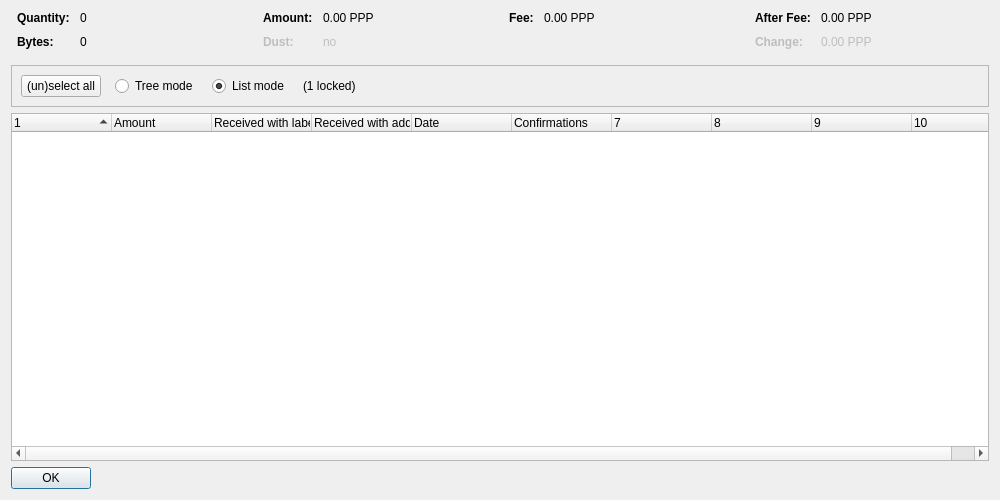
<?xml version="1.0" encoding="UTF-8"?>
<ui version="4.0">
 <class>CoinControlDialog</class>
 <widget class="QDialog" name="CoinControlDialog">
  <property name="geometry">
   <rect>
    <x>0</x>
    <y>0</y>
    <width>1000</width>
    <height>500</height>
   </rect>
  </property>
  <property name="windowTitle">
   <string>Coin Selection</string>
  </property>
  <layout class="QVBoxLayout" name="verticalLayout">
   <item>
    <layout class="QHBoxLayout" name="horizontalLayoutTop" stretch="0,0,0,0">
     <property name="topMargin">
      <number>0</number>
     </property>
     <property name="bottomMargin">
      <number>10</number>
     </property>
     <item>
      <layout class="QFormLayout" name="formLayoutCoinControl1">
       <property name="horizontalSpacing">
        <number>10</number>
       </property>
       <property name="verticalSpacing">
        <number>10</number>
       </property>
       <property name="leftMargin">
        <number>6</number>
       </property>
       <property name="rightMargin">
        <number>6</number>
       </property>
       <item row="0" column="0">
        <widget class="QLabel" name="labelCoinControlQuantityText">
         <property name="font">
          <font>
           <weight>75</weight>
           <bold>true</bold>
          </font>
         </property>
         <property name="text">
          <string>Quantity:</string>
         </property>
        </widget>
       </item>
       <item row="0" column="1">
        <widget class="QLabel" name="labelCoinControlQuantity">
         <property name="cursor">
          <cursorShape>IBeamCursor</cursorShape>
         </property>
         <property name="contextMenuPolicy">
          <enum>Qt::ActionsContextMenu</enum>
         </property>
         <property name="text">
          <string notr="true">0</string>
         </property>
         <property name="textInteractionFlags">
          <set>Qt::LinksAccessibleByMouse|Qt::TextSelectableByKeyboard|Qt::TextSelectableByMouse</set>
         </property>
        </widget>
       </item>
       <item row="1" column="0">
        <widget class="QLabel" name="labelCoinControlBytesText">
         <property name="font">
          <font>
           <weight>75</weight>
           <bold>true</bold>
          </font>
         </property>
         <property name="text">
          <string>Bytes:</string>
         </property>
        </widget>
       </item>
       <item row="1" column="1">
        <widget class="QLabel" name="labelCoinControlBytes">
         <property name="cursor">
          <cursorShape>IBeamCursor</cursorShape>
         </property>
         <property name="contextMenuPolicy">
          <enum>Qt::ActionsContextMenu</enum>
         </property>
         <property name="text">
          <string notr="true">0</string>
         </property>
         <property name="textInteractionFlags">
          <set>Qt::LinksAccessibleByMouse|Qt::TextSelectableByKeyboard|Qt::TextSelectableByMouse</set>
         </property>
        </widget>
       </item>
      </layout>
     </item>
     <item>
      <layout class="QFormLayout" name="formLayoutCoinControl2">
       <property name="horizontalSpacing">
        <number>10</number>
       </property>
       <property name="verticalSpacing">
        <number>10</number>
       </property>
       <property name="leftMargin">
        <number>6</number>
       </property>
       <property name="rightMargin">
        <number>6</number>
       </property>
       <item row="0" column="0">
        <widget class="QLabel" name="labelCoinControlAmountText">
         <property name="font">
          <font>
           <weight>75</weight>
           <bold>true</bold>
          </font>
         </property>
         <property name="text">
          <string>Amount:</string>
         </property>
        </widget>
       </item>
       <item row="0" column="1">
        <widget class="QLabel" name="labelCoinControlAmount">
         <property name="cursor">
          <cursorShape>IBeamCursor</cursorShape>
         </property>
         <property name="contextMenuPolicy">
          <enum>Qt::ActionsContextMenu</enum>
         </property>
         <property name="text">
          <string notr="true">0.00 PPP</string>
         </property>
         <property name="textInteractionFlags">
          <set>Qt::LinksAccessibleByMouse|Qt::TextSelectableByKeyboard|Qt::TextSelectableByMouse</set>
         </property>
        </widget>
       </item>
       <item row="1" column="0">
        <widget class="QLabel" name="labelCoinControlLowOutputText">
         <property name="enabled">
          <bool>false</bool>
         </property>
         <property name="font">
          <font>
           <weight>75</weight>
           <bold>true</bold>
          </font>
         </property>
         <property name="text">
          <string>Dust:</string>
         </property>
        </widget>
       </item>
       <item row="1" column="1">
        <widget class="QLabel" name="labelCoinControlLowOutput">
         <property name="enabled">
          <bool>false</bool>
         </property>
         <property name="cursor">
          <cursorShape>IBeamCursor</cursorShape>
         </property>
         <property name="contextMenuPolicy">
          <enum>Qt::ActionsContextMenu</enum>
         </property>
         <property name="text">
          <string notr="true">no</string>
         </property>
         <property name="textInteractionFlags">
          <set>Qt::LinksAccessibleByMouse|Qt::TextSelectableByKeyboard|Qt::TextSelectableByMouse</set>
         </property>
        </widget>
       </item>
      </layout>
     </item>
     <item>
      <layout class="QFormLayout" name="formLayoutCoinControl3">
       <property name="horizontalSpacing">
        <number>10</number>
       </property>
       <property name="verticalSpacing">
        <number>10</number>
       </property>
       <property name="leftMargin">
        <number>6</number>
       </property>
       <property name="rightMargin">
        <number>6</number>
       </property>
       <item row="0" column="0">
        <widget class="QLabel" name="labelCoinControlFeeText">
         <property name="font">
          <font>
           <weight>75</weight>
           <bold>true</bold>
          </font>
         </property>
         <property name="text">
          <string>Fee:</string>
         </property>
        </widget>
       </item>
       <item row="0" column="1">
        <widget class="QLabel" name="labelCoinControlFee">
         <property name="cursor">
          <cursorShape>IBeamCursor</cursorShape>
         </property>
         <property name="contextMenuPolicy">
          <enum>Qt::ActionsContextMenu</enum>
         </property>
         <property name="text">
          <string notr="true">0.00 PPP</string>
         </property>
         <property name="textInteractionFlags">
          <set>Qt::LinksAccessibleByMouse|Qt::TextSelectableByKeyboard|Qt::TextSelectableByMouse</set>
         </property>
        </widget>
       </item>
      </layout>
     </item>
     <item>
      <layout class="QFormLayout" name="formLayoutCoinControl4">
       <property name="horizontalSpacing">
        <number>10</number>
       </property>
       <property name="verticalSpacing">
        <number>10</number>
       </property>
       <property name="leftMargin">
        <number>6</number>
       </property>
       <property name="rightMargin">
        <number>6</number>
       </property>
       <item row="0" column="0">
        <widget class="QLabel" name="labelCoinControlAfterFeeText">
         <property name="font">
          <font>
           <weight>75</weight>
           <bold>true</bold>
          </font>
         </property>
         <property name="text">
          <string>After Fee:</string>
         </property>
        </widget>
       </item>
       <item row="0" column="1">
        <widget class="QLabel" name="labelCoinControlAfterFee">
         <property name="cursor">
          <cursorShape>IBeamCursor</cursorShape>
         </property>
         <property name="contextMenuPolicy">
          <enum>Qt::ActionsContextMenu</enum>
         </property>
         <property name="text">
          <string notr="true">0.00 PPP</string>
         </property>
         <property name="textInteractionFlags">
          <set>Qt::LinksAccessibleByMouse|Qt::TextSelectableByKeyboard|Qt::TextSelectableByMouse</set>
         </property>
        </widget>
       </item>
       <item row="1" column="0">
        <widget class="QLabel" name="labelCoinControlChangeText">
         <property name="enabled">
          <bool>false</bool>
         </property>
         <property name="font">
          <font>
           <weight>75</weight>
           <bold>true</bold>
          </font>
         </property>
         <property name="text">
          <string>Change:</string>
         </property>
        </widget>
       </item>
       <item row="1" column="1">
        <widget class="QLabel" name="labelCoinControlChange">
         <property name="enabled">
          <bool>false</bool>
         </property>
         <property name="cursor">
          <cursorShape>IBeamCursor</cursorShape>
         </property>
         <property name="contextMenuPolicy">
          <enum>Qt::ActionsContextMenu</enum>
         </property>
         <property name="text">
          <string notr="true">0.00 PPP</string>
         </property>
         <property name="textInteractionFlags">
          <set>Qt::LinksAccessibleByMouse|Qt::TextSelectableByKeyboard|Qt::TextSelectableByMouse</set>
         </property>
        </widget>
       </item>
      </layout>
     </item>
    </layout>
   </item>
   <item>
    <widget class="QFrame" name="frame">
     <property name="minimumSize">
      <size>
       <width>0</width>
       <height>40</height>
      </size>
     </property>
     <property name="frameShape">
      <enum>QFrame::StyledPanel</enum>
     </property>
     <property name="frameShadow">
      <enum>QFrame::Sunken</enum>
     </property>
     <layout class="QHBoxLayout" name="horizontalLayout">
      <item>
       <layout class="QHBoxLayout" name="horizontalLayoutPanel" stretch="0,0,0,0,0">
        <property name="spacing">
         <number>14</number>
        </property>
        <item>
         <widget class="QPushButton" name="pushButtonSelectAll">
          <property name="sizePolicy">
           <sizepolicy hsizetype="Maximum" vsizetype="Fixed">
            <horstretch>0</horstretch>
            <verstretch>0</verstretch>
           </sizepolicy>
          </property>
          <property name="text">
           <string>(un)select all</string>
          </property>
          <property name="autoDefault">
           <bool>false</bool>
          </property>
         </widget>
        </item>
        <item>
         <widget class="QRadioButton" name="radioTreeMode">
          <property name="sizePolicy">
           <sizepolicy hsizetype="Maximum" vsizetype="Fixed">
            <horstretch>0</horstretch>
            <verstretch>0</verstretch>
           </sizepolicy>
          </property>
          <property name="text">
           <string>Tree mode</string>
          </property>
         </widget>
        </item>
        <item>
         <widget class="QRadioButton" name="radioListMode">
          <property name="sizePolicy">
           <sizepolicy hsizetype="Maximum" vsizetype="Fixed">
            <horstretch>0</horstretch>
            <verstretch>0</verstretch>
           </sizepolicy>
          </property>
          <property name="text">
           <string>List mode</string>
          </property>
          <property name="checked">
           <bool>true</bool>
          </property>
         </widget>
        </item>
        <item>
         <widget class="QLabel" name="labelLocked">
          <property name="text">
           <string notr="true">(1 locked)</string>
          </property>
         </widget>
        </item>
        <item>
         <spacer name="horizontalSpacer">
          <property name="orientation">
           <enum>Qt::Horizontal</enum>
          </property>
          <property name="sizeHint" stdset="0">
           <size>
            <width>40</width>
            <height>20</height>
           </size>
          </property>
         </spacer>
        </item>
       </layout>
      </item>
     </layout>
    </widget>
   </item>
   <item>
    <widget class="CoinControlTreeWidget" name="treeWidget">
     <property name="contextMenuPolicy">
      <enum>Qt::CustomContextMenu</enum>
     </property>
     <property name="sortingEnabled">
      <bool>false</bool>
     </property>
     <property name="columnCount">
      <number>10</number>
     </property>
     <attribute name="headerShowSortIndicator" stdset="0">
      <bool>true</bool>
     </attribute>
     <attribute name="headerStretchLastSection">
      <bool>false</bool>
     </attribute>
     <column>
      <property name="text">
       <string/>
      </property>
     </column>
     <column>
      <property name="text">
       <string>Amount</string>
      </property>
     </column>
     <column>
      <property name="text">
       <string>Received with label</string>
      </property>
     </column>
     <column>
      <property name="text">
       <string>Received with address</string>
      </property>
     </column>
     <column>
      <property name="text">
       <string>Date</string>
      </property>
     </column>
     <column>
      <property name="text">
       <string>Confirmations</string>
      </property>
      <property name="toolTip">
       <string>Confirmed</string>
      </property>
     </column>
     <column>
      <property name="text">
       <string/>
      </property>
     </column>
     <column>
      <property name="text">
       <string/>
      </property>
     </column>
     <column>
      <property name="text">
       <string/>
      </property>
     </column>
     <column>
      <property name="text">
       <string/>
      </property>
     </column>
    </widget>
   </item>
   <item>
    <widget class="QDialogButtonBox" name="buttonBox">
     <property name="sizePolicy">
      <sizepolicy hsizetype="Maximum" vsizetype="Fixed">
       <horstretch>0</horstretch>
       <verstretch>0</verstretch>
      </sizepolicy>
     </property>
     <property name="orientation">
      <enum>Qt::Horizontal</enum>
     </property>
     <property name="standardButtons">
      <set>QDialogButtonBox::Ok</set>
     </property>
    </widget>
   </item>
  </layout>
 </widget>
 <customwidgets>
  <customwidget>
   <class>CoinControlTreeWidget</class>
   <extends>QTreeWidget</extends>
   <header>coincontroltreewidget.h</header>
  </customwidget>
 </customwidgets>
 <resources/>
 <connections/>
</ui>
